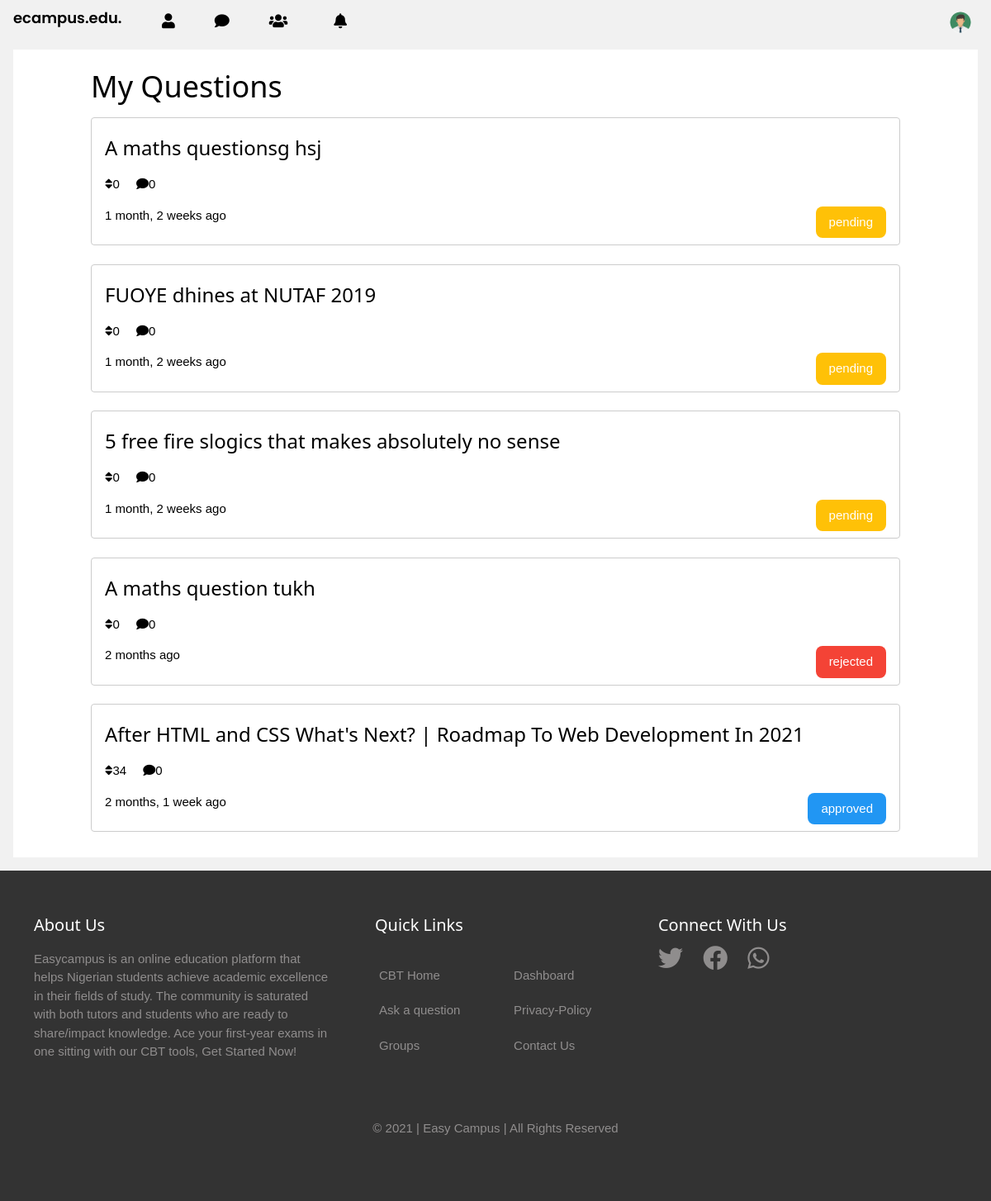
Page /profile/my_questions/ (signed in) on the earlier database version.
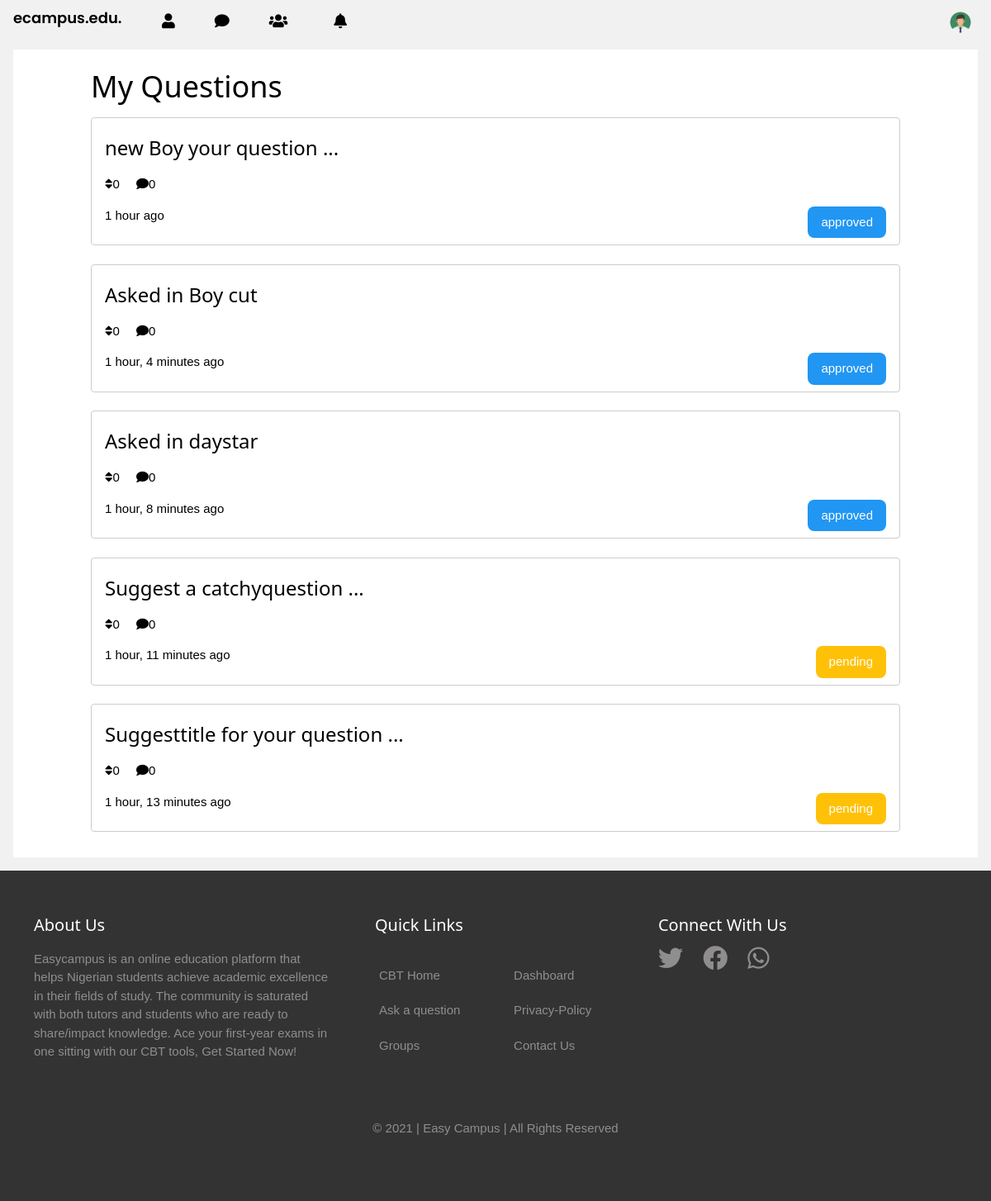
Same page on the later database version.
### community/models.py (models this page shows, shortened)
class Quest(models.Model):
    TYPE_CHOICES = (
        ('article', 'Article'),
        ('question', 'Question'),
        ('link', 'Link'),
    )
    STATUS_CHOICES = (
        ('approved', 'Approved'),
        ('pending', 'Pending'),
        ('rejected', 'Rejected'),
    )
    title = models.CharField(max_length=250)
    slug = models.SlugField(max_length=250, unique=True, blank=True, null=True)
    asked_by = models.ForeignKey(User,
                                 on_delete=models.CASCADE,
                                 related_name='user', null=True,blank=True)
    body = models.TextField()
    date_asked = models.DateTimeField(auto_now_add=True)
    status = models.CharField(max_length=10,
                            choices=STATUS_CHOICES,
                            default='pending', blank=True,
                                     null=True)
    image_upload = models.ImageField(upload_to="QThumbnail", blank=True,
                                     null=True)
    tags = TagField()
    type = models.CharField(max_length=10,
                            choices=TYPE_CHOICES,
                            default='question')
    votes = models.ManyToManyField(User, related_name='vote_count',
                                   blank=True)
    class Meta:
        ordering = ('date_asked',)
        indexes = [models.Index(fields=[ 'date_asked', 'asked_by', 'title','tags'])]
    objects = models.Manager()  # The default manager.
    Approved = ApprovedManager()  # Our custom manager.
    Pending = PendingManager()
    def get_absolute_url(self):
        return reverse('question_detail',
                       kwargs={'pk': self.pk, 'slug': self.slug})

### community/views.py (the view)
# urls.py: path('profile/my_questions/', views.question_progress, name='question_progress'),
@login_required
def question_progress(request):
    question = Quest.objects.filter(asked_by =request.user).order_by('-date_asked')
    paginator = Paginator(question, 5)
    page = request.GET.get('page')
    questions = paginator.get_page(page)
    return render(request, 'general/question_progress.html', {'questions': questions})

### templates/general/question_progress.html (shortened to what this page needs)
{% extends 'layout.html' %}
{% block content %}
<div class="w3-white w3-padding">
    <div class="w3-content">
        <h1>My Questions</h1>
        <div>
            {% for question in questions %}
            <a href="{{question.get_absolute_url}}">
                <div class="w3-padding w3-container w3-border w3-round-medium">
                    <h3>{{question.title}}</h3>
                    <p><i class="fas fa-sort"></i>{{question.votes.count}}  <i class="fas fa-comment w3-margin-left"></i>{{question.answers.count}}</p>
                    <p>{{question.date_asked|timesince}} ago  <span class="w3-right w3-round-large {% if question.status == 'approved' %}w3-blue{% elif question.status == 'pending' %}w3-amber w3-text-white{% else %}w3-red{% endif %} w3-btn">{{question.status}}</span></p>
                </div>
            </a>
            <br>
            {% empty %}
            <div class="w3-container">
                <p class="w3-center">No questions yet...(<a href="{% url 'ask_question' %}">ask</a>)</p>
            </div>
            {% endfor %}
        </div>
    </div>
</div>
{% endblock %}

Differences in the rows shown:
no longer on this page (row edited): Quest: title "A maths questionsg hsj", votes.count "0", answers.count "0", date_asked "1 month, 2 weeks", status "pending"
no longer on this page (row edited): Quest: title "FUOYE dhines at NUTAF 2019", votes.count "0", answers.count "0", date_asked "1 month, 2 weeks", status "pending"
no longer on this page (row edited): Quest: title "5 free fire slogics that makes absolutely no sense", votes.count "0", answers.count "0", date_asked "1 month, 2 weeks", status "pending"
no longer on this page (row unchanged): Quest: title "A maths question tukh", votes.count "0", answers.count "0", date_asked "2 months", status "rejected"
no longer on this page (row unchanged): Quest: title "After HTML and CSS What's Next? | Roadmap To Web Development In 2021", votes.count "34", answers.count "0", date_asked "2 months, 1 week", status "approved"
added Quest: title "new Boy your question ...", votes.count "0", answers.count "0", date_asked "1 hour", status "approved"
added Quest: title "Asked in Boy cut", votes.count "0", answers.count "0", date_asked "1 hour, 4 minutes", status "approved"
added Quest: title "Asked in daystar", votes.count "0", answers.count "0", date_asked "1 hour, 8 minutes", status "approved"
added Quest: title "Suggest a catchyquestion ...", votes.count "0", answers.count "0", date_asked "1 hour, 11 minutes", status "pending"
added Quest: title "Suggesttitle for your question ...", votes.count "0", answers.count "0", date_asked "1 hour, 13 minutes", status "pending"
